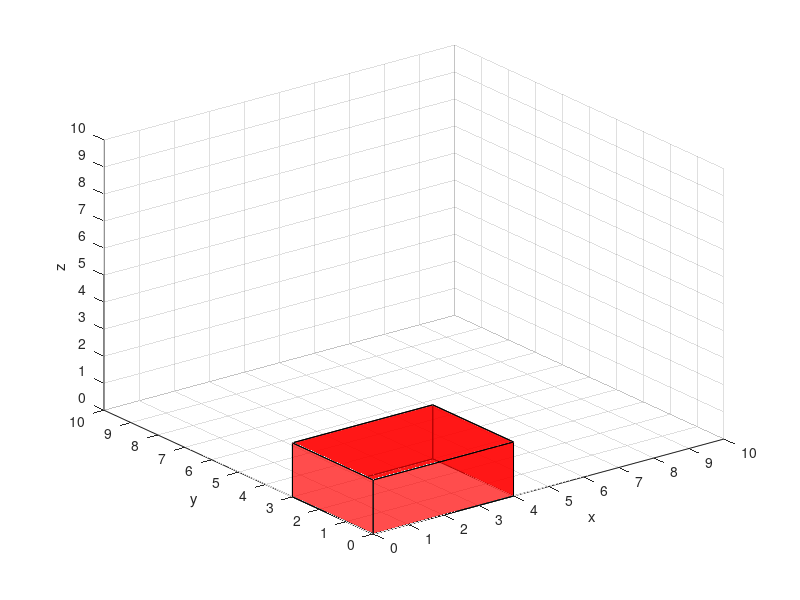

This figure's MATLAB source:
function plotcube(varargin)
% PLOTCUBE - Display a 3D-cube in the current axes
%
%   PLOTCUBE(EDGES,ORIGIN,ALPHA,COLOR) displays a 3D-cube in the current axes
%   with the following properties:
%   * EDGES : 3-elements vector that defines the length of cube edges
%   * ORIGIN: 3-elements vector that defines the start point of the cube
%   * ALPHA : scalar that defines the transparency of the cube faces (from 0
%             to 1)
%   * COLOR : 3-elements vector that defines the faces color of the cube
%
% Example:
%   >> plotcube([5 5 5],[ 2  2  2],.8,[1 0 0]);
%   >> plotcube([5 5 5],[10 10 10],.8,[0 1 0]);
%   >> plotcube([5 5 5],[20 20 20],.8,[0 0 1]);

close all
figure

% Configuring axes
grid
xlabel('x')
ylabel('y')
zlabel('z')
lim = [0 10]
tick = (0:1:10)
set(gca,'XLim',lim)
set(gca,'XTick',tick)
set(gca,'YLim',lim)
set(gca,'YTick',tick)
set(gca,'ZLim',lim)
set(gca,'ZTick',tick)

% Default input arguments. Variable inArgs is a cell data structure !
inArgs = { ...
  [4 3 2] , ... % Default edge sizes (x,y and z)
  [0 0 0] , ... % Default coordinates of the origin point of the cube
  .7          , ... % Default alpha value for the cube's faces
  [1 0 0]       ... % Default Color for the cube
  };

% Replace default input arguments by input values
inArgs(1:nargin) = varargin;

% Create all variables
[edges,origin,alpha,clr] = deal(inArgs{:}); % deal() distributes cell elements to variables ...

XYZ = { ...
  [0 0 0 0]  [0 0 1 1]  [0 1 1 0] ; ...
  [1 1 1 1]  [0 0 1 1]  [0 1 1 0] ; ...
  [0 1 1 0]  [0 0 0 0]  [0 0 1 1] ; ...
  [0 1 1 0]  [1 1 1 1]  [0 0 1 1] ; ...
  [0 1 1 0]  [0 0 1 1]  [0 0 0 0] ; ...
  [0 1 1 0]  [0 0 1 1]  [1 1 1 1]   ...
  };

XYZ = mat2cell(...
  cellfun( @(x,y,z) x*y+z , ...
    XYZ , ...
    repmat(mat2cell(edges,1,[1 1 1]),6,1) , ...
    repmat(mat2cell(origin,1,[1 1 1]),6,1) , ...
    'UniformOutput',false), ...
  6,[1 1 1]);


cellfun(@patch,XYZ{1},XYZ{2},XYZ{3},...
  repmat({clr},6,1),...
  repmat({'FaceAlpha'},6,1),...
  repmat({alpha},6,1)...
  );

view(3);
